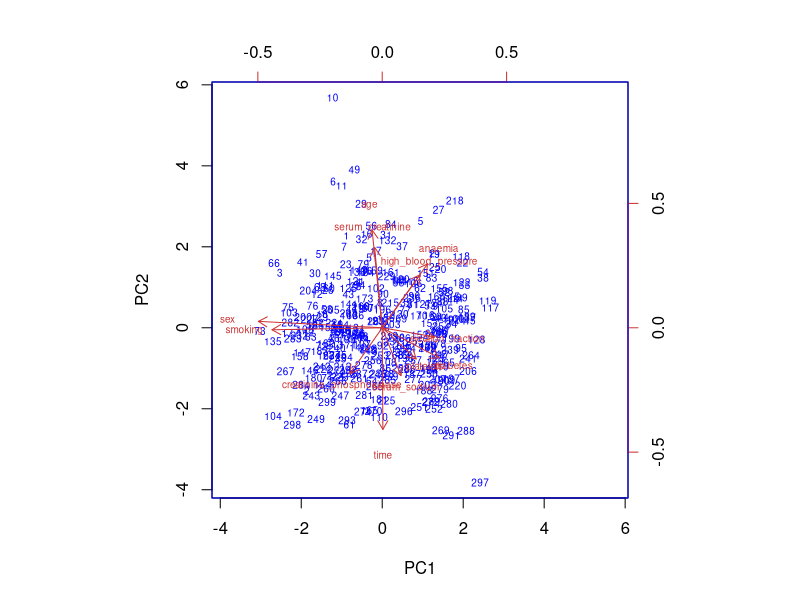
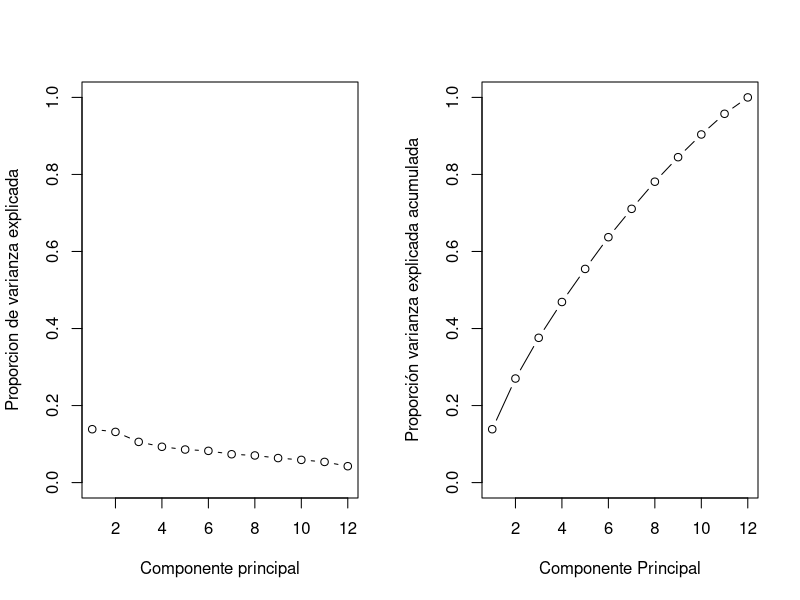

Reproduce these figures in R, in order.
## ---- chunk 1
hf <- read.csv('./data/heart_failure.csv')
## ---- chunk 2
dim(hf)
colnames(hf)
## ---- chunk 3
hf.data<- as.matrix(hf[1:12])

row.names(hf.data) <- c(1:299)

status <- hf$death
## ---- chunk 4
print("Media")
colMeans(hf.data)

print("Desciación típica")
apply(hf.data, 2, sd)


## ---- chunk 5
hf.pr <- prcomp(hf.data, scale=TRUE, center=TRUE)
summary(hf.pr)

## ---- chunk 6
biplot(x = hf.pr, scale = 0, cex = 0.6, col = c("blue", "brown3"))

## ---- chunk 7

par(mfrow = c(1, 2))

var <-hf.pr$sdev^2

pve<-var/sum(var)

plot(pve, xlab = "Componente principal", 
     ylab = "Proporcion de varianza explicada", 
     ylim = c(0, 1), type = "b")

# Plot cumulative proportion of variance explained
plot(cumsum(pve), xlab = "Componente Principal", 
     ylab = "Proporción varianza explicada acumulada", 
     ylim = c(0, 1), type = "b")
